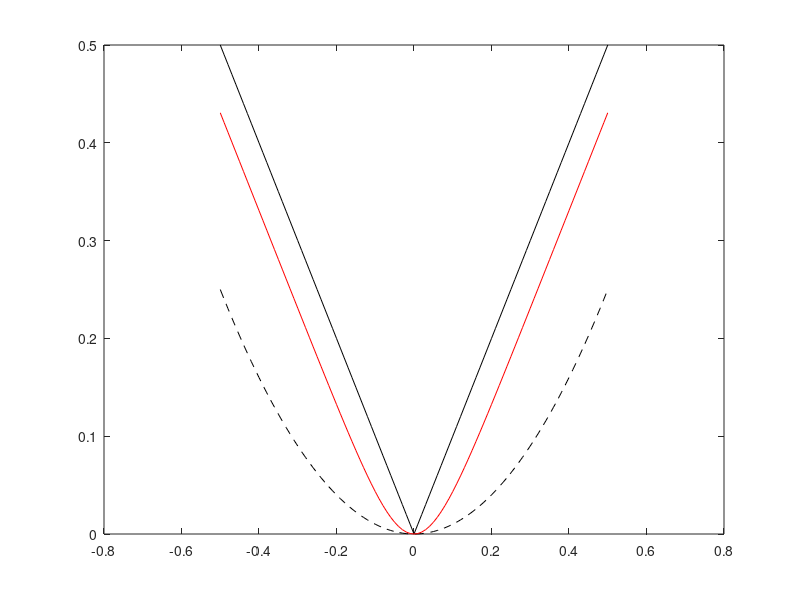

MATLAB code for this plot:
Ax = (-0.5:0.01:0.5)';
Ay = Ax*0;
A2 = Ax.^2 + Ay.^2;
Z = sqrt(A2);

s = 10;

Expz = exp(-2*s*Z);
F = Z + 1/s*log(1 + Expz) - 1/s*log(2);
plot(Ax, Z, 'k', Ax, Ax.^2, 'k--', Ax, F, 'r')